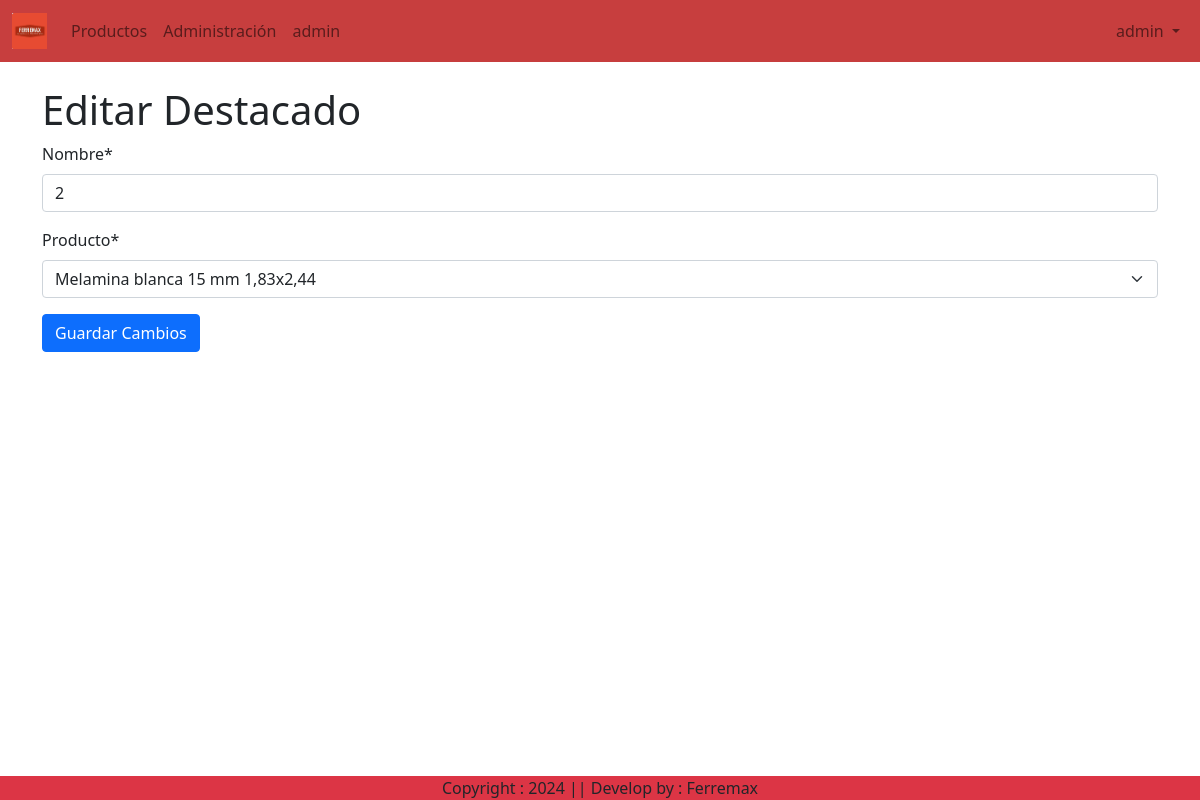
The app's page /editar_destacado/3/ (signed in) with its own data.
### App/models.py (models this page shows)
class CustomUser(AbstractUser):
    TIPO_USUARIO = (
        ('bodeguero', 'Bodeguero'),
        ('cliente', 'Cliente'),
        ('admin', 'Admin'),
    )
    tipo = models.CharField(max_length=10, choices=TIPO_USUARIO, default='cliente')
    groups = models.ManyToManyField(
        'auth.Group',
        related_name='custom_user_groups',
        blank=True,
        verbose_name='groups',
        help_text=(
            'The groups this user belongs to. A user will get all permissions '
            'granted to each of their groups.'
        ),
    )
    user_permissions = models.ManyToManyField(
        'auth.Permission',
        related_name='custom_user_permissions',
        blank=True,
        verbose_name='user permissions',
        help_text='Specific permissions for this user.',
    )
    def __str__(self):
        return self.username

### Productos/models.py (models this page shows, shortened)
class Producto(models.Model):
    nombre = models.CharField(max_length=100)
    descripcion = models.TextField()
    precio = models.DecimalField(max_digits=10, decimal_places=2)
    disponible = models.BooleanField(default=True)
    categoria = models.ForeignKey('Categoria', related_name='productos', on_delete=models.CASCADE)
    imagen = models.ImageField(upload_to='productos/', default='productos')
    def __str__(self):
        return self.nombre

class Destacados(models.Model):
    nombre = models.CharField(max_length=50)
    producto = models.ForeignKey(Producto, on_delete=models.CASCADE)

### App/views.py (the view)
# urls.py: path('editar_destacado/<int:pk>/', views.editar_destacado, name='editar_destacado'),
@login_required
def editar_destacado(request, pk):
    destacado = get_object_or_404(Destacados, pk=pk)
    if request.method == 'POST':
        form = DestacadosForm(request.POST, instance=destacado)
        if form.is_valid():
            form.save()
            return redirect('listar_administracion')  # Redirige a donde desees después de guardar los cambios
    else:
        form = DestacadosForm(instance=destacado)
    return render(request, 'pagina/editar_destacado.html', {'form': form, 'destacado': destacado})

### App/forms.py
class DestacadosForm(forms.ModelForm):
    class Meta:
        model = Destacados
        fields = '__all__'

### App/templates/pagina/editar_destacado.html (shortened to what this page needs)
{% extends 'pagina/base.html' %}
{% load static %}
{% load bootstrap5 %}
{% load crispy_forms_tags %}
{% block main-content %}
<h1>Editar Destacado</h1>
<form method="post">
    {{ form | crispy }}
    <button class="btn btn-primary" type="submit">Guardar Cambios</button>
</form>
{% endblock main-content %}

### App/templates/pagina/base.html (shortened to what this page needs)
{% load bootstrap5 %}
{% load crispy_forms_tags %}
{% load static %}
{% load currency_filters %}
<!DOCTYPE html>
<html lang="es">
<head>
    <link href="https://cdn.jsdelivr.net/npm/bootstrap@5.0.2/dist/css/bootstrap.min.css" rel="stylesheet">
    <link rel="stylesheet" href="{% static 'app/css/owl.carousel.min.css' %}">
    <link rel="stylesheet" href="{% static 'app/css/all.min.css' %}">
    <link rel="stylesheet" href="{% static 'app/css/base.css' %}">
</head>
<body>
    <nav class="navbar navbar-expand-sm navbar-light text-dark sticky-top" style="background-color: #C73E3E;">
        <div class="container-fluid">
            <a class="navbar-brand" href="{% url 'principal' %}">
                <img style="width: 35px;" src="{% static 'app/img/logo.png' %}" alt="Logo">
            </a>
            <ul class="navbar-nav me-auto mb-2 mb-lg-0">
                {% if request.user.is_authenticated %}
                    <li class="nav-item">
                        <a class="nav-link" href="{% url 'listar_productos' %}">Productos</a>
                    </li>
                    {% if user.is_authenticated and user.tipo == "bodeguero" %}
                        <li class="nav-item">
                            <a class="nav-link" href="{% url 'listar_administracion' %}">Administración</a>
                        </li>
                    {% endif %}
                    {% if user.is_authenticated and user.is_staff %}
                        <li class="nav-item">
                            <a class="nav-link" href="/admin/">admin</a>
                        </li>
                    {% endif %}
                {% endif %}
            </ul>
            <ul class="navbar-nav">
                <li class="nav-item dropdown">
                    <a class="nav-link dropdown-toggle" href="#" id="profileDropdown" role="button" data-bs-toggle="dropdown" aria-expanded="false">
                        {{ user }}
                    </a>
                </li>
            </ul>
        </div>
    </nav>
    <br>
    <div class="container">
        {% block main-content %}{% endblock main-content %}
    </div>
    <footer class="container-fluid fixed-bottom bg-danger text-center">
        Copyright : 2024 || Develop by : Ferremax
    </footer>
</body>
</html>

### App/static/app/css/base.css (style rules this page uses)
.navbar { overflow-x: hidden; white-space: nowrap; overflow-x: hidden; }

### records on screen
CustomUser: username "admin"
Producto: nombre "2"
Destacados: producto "Melamina blanca 15 mm 1,83x2,44"
